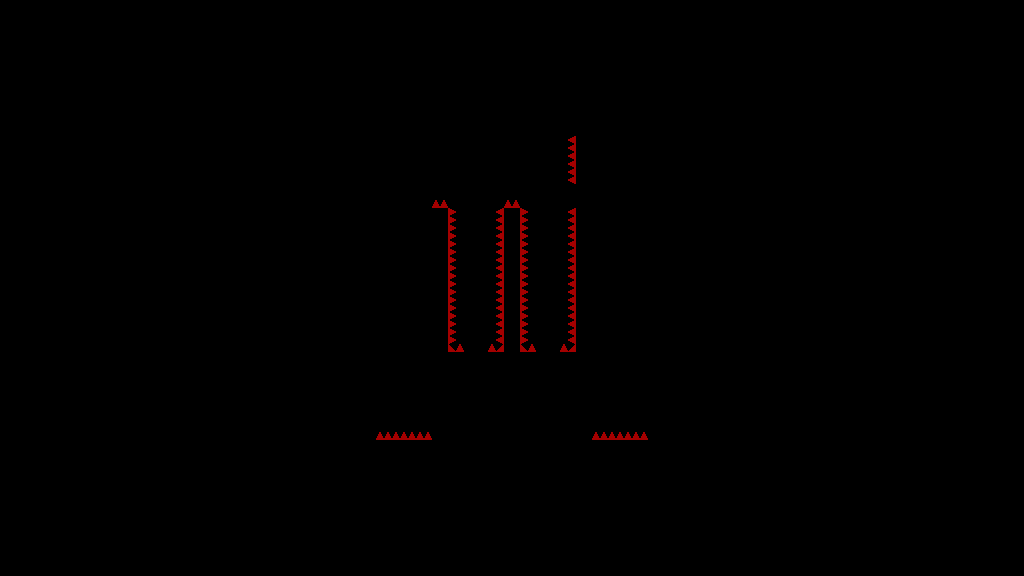

A 2D game scene composited from a Tiled map and its tileset images. What follows is a short description and the map's XML, with each tile layer's data collapsed to a summary:
An orthogonal 128x72 tile map with 8x8 px tiles, 1 tile layer (T_Spikes) and 21 objects.

<map version="1.4" tiledversion="1.4.3" orientation="orthogonal" renderorder="right-down" width="128" height="72" tilewidth="8" tileheight="8" infinite="0" nextlayerid="5" nextobjectid="177">
 <tileset firstgid="1" source="../../../Sprites/Tiles/DEV/flat/T_spr_nv_flat_0.tsx" />
 <layer id="1" name="T_Spikes" width="128" height="72">
  <data>[9216 cells, 100 non-empty, 2 distinct tile ids]</data>
 </layer>
 <objectgroup id="2" name="C_Solid">
  <object id="124" x="0" y="136" width="376" height="304" />
  <object id="125" x="432" y="352">
   <polygon points="0,0 16,0 16,16" />
  </object>
  <object id="127" x="576" y="352">
   <polygon points="0,0 16,0 0,16" />
  </object>
  <object id="141" x="0" y="0" width="1024" height="136" />
  <object id="144" x="504" y="208" width="16" height="216" />
  <object id="146" x="448" y="352" width="56" height="16" />
  <object id="149" x="432" y="208" width="16" height="144" />
  <object id="151" x="520" y="352" width="56" height="16" />
  <object id="153" x="576" y="136" width="16" height="48" />
  <object id="154" x="648" y="136" width="376" height="304" />
  <object id="157" x="0" y="440" width="1024" height="136" />
  <object id="161" x="576" y="208" width="16" height="144" />
  <object id="165" x="432" y="424" width="160" height="16" />
  <object id="172" x="464" y="344" width="24" height="8" />
  <object id="173" x="536" y="344" width="24" height="8" />
 </objectgroup>
 <objectgroup id="3" name="C_Balls">
  <object id="33" x="472" y="168" width="8" height="8" />
 </objectgroup>
 <objectgroup id="4" name="C_Orbs">
  <object id="43" x="616" y="248" width="8" height="8" />
  <object id="166" x="616" y="280" width="8" height="8" />
  <object id="167" x="616" y="216" width="8" height="8" />
  <object id="175" x="616" y="184" width="8" height="8" />
  <object id="176" x="616" y="152" width="8" height="8" />
 </objectgroup>
</map>
